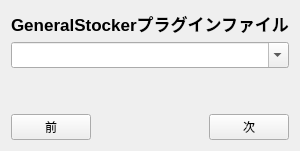
      <widget class="QWidget" name="pageGeneralStockerPlugin">
       <layout class="QVBoxLayout" name="vLayout_25">
        <item>
         <widget class="QLabel" name="labelTitle_25">
          <property name="font"><font><pointsize>13</pointsize><bold>true</bold></font></property>
          <property name="text"><string>GeneralStockerプラグインファイル</string></property>
         </widget>
        </item>
        <item>
         <widget class="QComboBox" name="comboBoxGeneralStockerPlugin">
          <property name="font"><font><pointsize>11</pointsize></font></property>
          <property name="editable"><bool>true</bool></property>
         </widget>
        </item>
        <item><spacer name="vSpacer_25"><property name="orientation"><enum>Qt::Vertical</enum></property><property name="sizeHint" stdset="0"><size><width>20</width><height>40</height></size></property></spacer></item>
        <item>
         <layout class="QHBoxLayout" name="hNav_25">
          <item><widget class="QPushButton" name="pushButtonPrev_25"><property name="text"><string>前</string></property></widget></item>
          <item><spacer name="hSpacer_25"><property name="orientation"><enum>Qt::Horizontal</enum></property><property name="sizeHint" stdset="0"><size><width>40</width><height>20</height></size></property></spacer></item>
          <item><widget class="QPushButton" name="pushButtonNext_25"><property name="text"><string>次</string></property></widget></item>
         </layout>
        </item>
       </layout>
      </widget>
